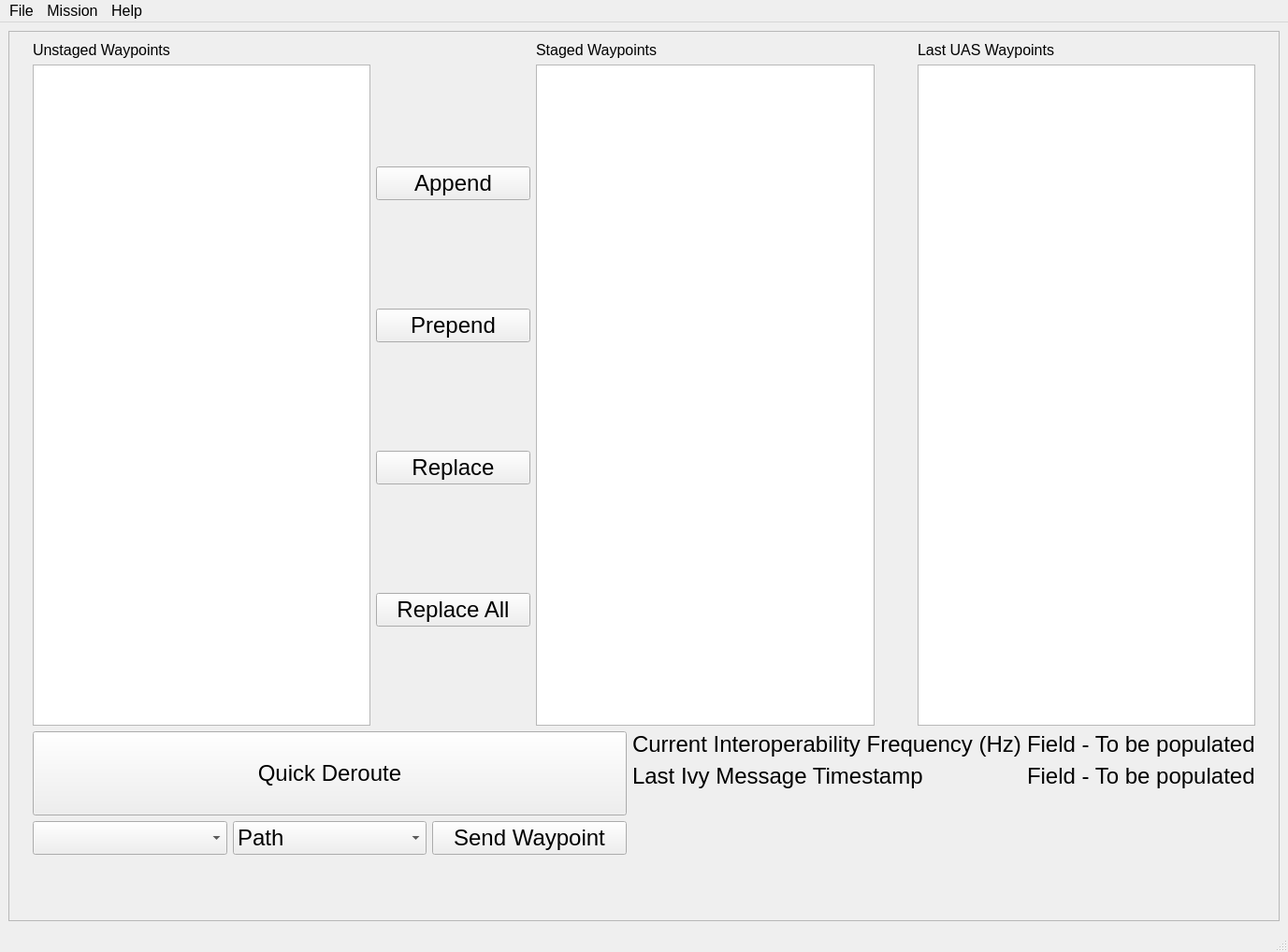
<?xml version="1.0" encoding="UTF-8"?>
<ui version="4.0">
 <class>mainWindow</class>
 <widget class="QMainWindow" name="mainWindow">
  <property name="geometry">
   <rect>
    <x>0</x>
    <y>0</y>
    <width>1377</width>
    <height>1018</height>
   </rect>
  </property>
  <property name="font">
   <font>
    <pointsize>12</pointsize>
    <weight>50</weight>
    <bold>false</bold>
   </font>
  </property>
  <property name="windowTitle">
   <string>Mission Commander</string>
  </property>
  <property name="documentMode">
   <bool>false</bool>
  </property>
  <widget class="QWidget" name="centralwidget">
   <layout class="QVBoxLayout" name="verticalLayout">
    <item>
     <widget class="QScrollArea" name="scrollArea">
      <property name="sizePolicy">
       <sizepolicy hsizetype="Expanding" vsizetype="Expanding">
        <horstretch>0</horstretch>
        <verstretch>0</verstretch>
       </sizepolicy>
      </property>
      <property name="widgetResizable">
       <bool>true</bool>
      </property>
      <widget class="QWidget" name="scrollAreaWidgetContents">
       <property name="geometry">
        <rect>
         <x>0</x>
         <y>0</y>
         <width>1357</width>
         <height>949</height>
        </rect>
       </property>
       <layout class="QGridLayout" name="gridLayout_4">
        <item row="0" column="0">
         <spacer name="horizontalSpacer">
          <property name="orientation">
           <enum>Qt::Horizontal</enum>
          </property>
          <property name="sizeType">
           <enum>QSizePolicy::Maximum</enum>
          </property>
          <property name="sizeHint" stdset="0">
           <size>
            <width>16</width>
            <height>20</height>
           </size>
          </property>
         </spacer>
        </item>
        <item row="0" column="1">
         <layout class="QGridLayout" name="scrollAreaGrid">
          <item row="1" column="0">
           <layout class="QGridLayout" name="lowerPane">
            <item row="0" column="4">
             <layout class="QGridLayout" name="RightPlane">
              <item row="1" column="1">
               <widget class="QLabel" name="interopFreqDisplay">
                <property name="font">
                 <font>
                  <pointsize>18</pointsize>
                 </font>
                </property>
                <property name="autoFillBackground">
                 <bool>false</bool>
                </property>
                <property name="frameShadow">
                 <enum>QFrame::Sunken</enum>
                </property>
                <property name="text">
                 <string>Field - To be populated</string>
                </property>
               </widget>
              </item>
              <item row="2" column="0">
               <widget class="QLabel" name="ivyMessageTSLabel">
                <property name="font">
                 <font>
                  <pointsize>18</pointsize>
                 </font>
                </property>
                <property name="text">
                 <string>Last Ivy Message Timestamp</string>
                </property>
               </widget>
              </item>
              <item row="2" column="1">
               <widget class="QLabel" name="ivyMessageTSDisplay">
                <property name="font">
                 <font>
                  <pointsize>18</pointsize>
                 </font>
                </property>
                <property name="text">
                 <string>Field - To be populated</string>
                </property>
               </widget>
              </item>
              <item row="3" column="1">
               <layout class="QGridLayout" name="bottomRightBottomPane"/>
              </item>
              <item row="1" column="0">
               <widget class="QLabel" name="interopFreqDisplay_2">
                <property name="font">
                 <font>
                  <pointsize>18</pointsize>
                 </font>
                </property>
                <property name="text">
                 <string>Current Interoperability Frequency (Hz)</string>
                </property>
               </widget>
              </item>
              <item row="3" column="0">
               <spacer name="verticalSpacer_5">
                <property name="orientation">
                 <enum>Qt::Vertical</enum>
                </property>
                <property name="sizeType">
                 <enum>QSizePolicy::Maximum</enum>
                </property>
                <property name="sizeHint" stdset="0">
                 <size>
                  <width>20</width>
                  <height>131</height>
                 </size>
                </property>
               </spacer>
              </item>
             </layout>
            </item>
            <item row="0" column="3">
             <layout class="QGridLayout" name="leftLowerPane">
              <item row="0" column="0" colspan="3">
               <widget class="QPushButton" name="derouteButton">
                <property name="sizePolicy">
                 <sizepolicy hsizetype="Preferred" vsizetype="Preferred">
                  <horstretch>0</horstretch>
                  <verstretch>0</verstretch>
                 </sizepolicy>
                </property>
                <property name="font">
                 <font>
                  <family>Ubuntu</family>
                  <pointsize>18</pointsize>
                 </font>
                </property>
                <property name="text">
                 <string>Quick Deroute</string>
                </property>
               </widget>
              </item>
              <item row="2" column="2">
               <widget class="QPushButton" name="sendWaypointButton">
                <property name="sizePolicy">
                 <sizepolicy hsizetype="Preferred" vsizetype="Fixed">
                  <horstretch>0</horstretch>
                  <verstretch>0</verstretch>
                 </sizepolicy>
                </property>
                <property name="font">
                 <font>
                  <family>Ubuntu</family>
                  <pointsize>18</pointsize>
                  <italic>false</italic>
                 </font>
                </property>
                <property name="text">
                 <string>Send Waypoint</string>
                </property>
               </widget>
              </item>
              <item row="2" column="0">
               <widget class="QComboBox" name="waypointComboBox">
                <property name="sizePolicy">
                 <sizepolicy hsizetype="Preferred" vsizetype="Fixed">
                  <horstretch>0</horstretch>
                  <verstretch>0</verstretch>
                 </sizepolicy>
                </property>
                <property name="font">
                 <font>
                  <family>Ubuntu</family>
                  <pointsize>18</pointsize>
                 </font>
                </property>
               </widget>
              </item>
              <item row="2" column="1">
               <widget class="QComboBox" name="typeComboBox">
                <property name="sizePolicy">
                 <sizepolicy hsizetype="Preferred" vsizetype="Fixed">
                  <horstretch>0</horstretch>
                  <verstretch>0</verstretch>
                 </sizepolicy>
                </property>
                <property name="font">
                 <font>
                  <family>Ubuntu</family>
                  <pointsize>18</pointsize>
                  <italic>false</italic>
                 </font>
                </property>
                <item>
                 <property name="text">
                  <string>Path</string>
                 </property>
                </item>
                <item>
                 <property name="text">
                  <string>Circle</string>
                 </property>
                </item>
               </widget>
              </item>
              <item row="3" column="0">
               <spacer name="verticalSpacer_7">
                <property name="orientation">
                 <enum>Qt::Vertical</enum>
                </property>
                <property name="sizeType">
                 <enum>QSizePolicy::Maximum</enum>
                </property>
                <property name="sizeHint" stdset="0">
                 <size>
                  <width>20</width>
                  <height>61</height>
                 </size>
                </property>
               </spacer>
              </item>
             </layout>
            </item>
           </layout>
          </item>
          <item row="0" column="0">
           <layout class="QGridLayout" name="upperPane">
            <item row="1" column="1">
             <widget class="QListView" name="unstagedListView"/>
            </item>
            <item row="0" column="5">
             <widget class="QLabel" name="uasWaypointsLabel">
              <property name="font">
               <font>
                <family>Ubuntu</family>
                <pointsize>12</pointsize>
               </font>
              </property>
              <property name="text">
               <string>Last UAS Waypoints</string>
              </property>
             </widget>
            </item>
            <item row="1" column="4">
             <spacer name="horizontalSpacer_3">
              <property name="orientation">
               <enum>Qt::Horizontal</enum>
              </property>
              <property name="sizeType">
               <enum>QSizePolicy::Maximum</enum>
              </property>
              <property name="sizeHint" stdset="0">
               <size>
                <width>40</width>
                <height>20</height>
               </size>
              </property>
             </spacer>
            </item>
            <item row="1" column="3">
             <widget class="QListView" name="stagedlistView"/>
            </item>
            <item row="0" column="1">
             <widget class="QLabel" name="unstagedLabel">
              <property name="font">
               <font>
                <family>Ubuntu</family>
                <pointsize>12</pointsize>
               </font>
              </property>
              <property name="text">
               <string>Unstaged Waypoints</string>
              </property>
             </widget>
            </item>
            <item row="1" column="5">
             <widget class="QListView" name="uavListView"/>
            </item>
            <item row="0" column="2">
             <spacer name="horizontalSpacer_4">
              <property name="orientation">
               <enum>Qt::Horizontal</enum>
              </property>
              <property name="sizeType">
               <enum>QSizePolicy::Maximum</enum>
              </property>
              <property name="sizeHint" stdset="0">
               <size>
                <width>165</width>
                <height>20</height>
               </size>
              </property>
             </spacer>
            </item>
            <item row="0" column="3">
             <widget class="QLabel" name="stagedLabel">
              <property name="font">
               <font>
                <family>Ubuntu</family>
                <pointsize>12</pointsize>
               </font>
              </property>
              <property name="text">
               <string>Staged Waypoints</string>
              </property>
             </widget>
            </item>
            <item row="1" column="2">
             <layout class="QGridLayout" name="buttonScrollPane">
              <item row="7" column="1">
               <widget class="QPushButton" name="replaceAllButton">
                <property name="font">
                 <font>
                  <family>Ubuntu</family>
                  <pointsize>18</pointsize>
                 </font>
                </property>
                <property name="text">
                 <string>Replace All</string>
                </property>
               </widget>
              </item>
              <item row="2" column="1">
               <spacer name="verticalSpacer_3">
                <property name="orientation">
                 <enum>Qt::Vertical</enum>
                </property>
                <property name="sizeType">
                 <enum>QSizePolicy::Maximum</enum>
                </property>
                <property name="sizeHint" stdset="0">
                 <size>
                  <width>20</width>
                  <height>40</height>
                 </size>
                </property>
               </spacer>
              </item>
              <item row="3" column="1">
               <widget class="QPushButton" name="prependButton">
                <property name="font">
                 <font>
                  <family>Ubuntu</family>
                  <pointsize>18</pointsize>
                 </font>
                </property>
                <property name="text">
                 <string>Prepend</string>
                </property>
               </widget>
              </item>
              <item row="5" column="1">
               <widget class="QPushButton" name="replaceButton">
                <property name="font">
                 <font>
                  <family>Ubuntu</family>
                  <pointsize>18</pointsize>
                  <italic>false</italic>
                 </font>
                </property>
                <property name="text">
                 <string>Replace</string>
                </property>
               </widget>
              </item>
              <item row="4" column="1">
               <spacer name="verticalSpacer_2">
                <property name="orientation">
                 <enum>Qt::Vertical</enum>
                </property>
                <property name="sizeType">
                 <enum>QSizePolicy::Maximum</enum>
                </property>
                <property name="sizeHint" stdset="0">
                 <size>
                  <width>20</width>
                  <height>40</height>
                 </size>
                </property>
               </spacer>
              </item>
              <item row="0" column="1">
               <spacer name="verticalSpacer_4">
                <property name="orientation">
                 <enum>Qt::Vertical</enum>
                </property>
                <property name="sizeType">
                 <enum>QSizePolicy::Maximum</enum>
                </property>
                <property name="sizeHint" stdset="0">
                 <size>
                  <width>20</width>
                  <height>39</height>
                 </size>
                </property>
               </spacer>
              </item>
              <item row="8" column="1">
               <spacer name="verticalSpacer">
                <property name="orientation">
                 <enum>Qt::Vertical</enum>
                </property>
                <property name="sizeType">
                 <enum>QSizePolicy::Minimum</enum>
                </property>
                <property name="sizeHint" stdset="0">
                 <size>
                  <width>20</width>
                  <height>33</height>
                 </size>
                </property>
               </spacer>
              </item>
              <item row="1" column="1">
               <widget class="QPushButton" name="appendButton">
                <property name="font">
                 <font>
                  <family>Ubuntu</family>
                  <pointsize>18</pointsize>
                 </font>
                </property>
                <property name="text">
                 <string>Append</string>
                </property>
               </widget>
              </item>
              <item row="6" column="1">
               <spacer name="verticalSpacer_6">
                <property name="orientation">
                 <enum>Qt::Vertical</enum>
                </property>
                <property name="sizeType">
                 <enum>QSizePolicy::Maximum</enum>
                </property>
                <property name="sizeHint" stdset="0">
                 <size>
                  <width>20</width>
                  <height>40</height>
                 </size>
                </property>
               </spacer>
              </item>
             </layout>
            </item>
           </layout>
          </item>
         </layout>
        </item>
        <item row="0" column="2">
         <spacer name="horizontalSpacer_2">
          <property name="orientation">
           <enum>Qt::Horizontal</enum>
          </property>
          <property name="sizeType">
           <enum>QSizePolicy::Maximum</enum>
          </property>
          <property name="sizeHint" stdset="0">
           <size>
            <width>16</width>
            <height>20</height>
           </size>
          </property>
         </spacer>
        </item>
       </layout>
      </widget>
     </widget>
    </item>
   </layout>
  </widget>
  <widget class="QMenuBar" name="menuBar">
   <property name="geometry">
    <rect>
     <x>0</x>
     <y>0</y>
     <width>1377</width>
     <height>26</height>
    </rect>
   </property>
   <property name="autoFillBackground">
    <bool>false</bool>
   </property>
   <widget class="QMenu" name="menuFile">
    <property name="title">
     <string>File</string>
    </property>
    <addaction name="actionClose"/>
    <addaction name="actionImport"/>
    <addaction name="actionClose_2"/>
    <addaction name="actionClose_Project"/>
    <addaction name="actionExit_Program"/>
   </widget>
   <widget class="QMenu" name="menuMission">
    <property name="title">
     <string>Mission</string>
    </property>
    <addaction name="actionTask"/>
   </widget>
   <widget class="QMenu" name="menuHelp">
    <property name="title">
     <string>Help</string>
    </property>
    <addaction name="actionDocumentation"/>
   </widget>
   <addaction name="menuFile"/>
   <addaction name="menuMission"/>
   <addaction name="menuHelp"/>
  </widget>
  <widget class="QStatusBar" name="statusbar"/>
  <action name="actionTask">
   <property name="text">
    <string>Task</string>
   </property>
  </action>
  <action name="actionDocumentation">
   <property name="text">
    <string>Documentation</string>
   </property>
  </action>
  <action name="actionClose">
   <property name="text">
    <string>Open Project</string>
   </property>
  </action>
  <action name="actionImport">
   <property name="text">
    <string>Save Project</string>
   </property>
  </action>
  <action name="actionClose_2">
   <property name="text">
    <string>Import Project</string>
   </property>
  </action>
  <action name="actionClose_Project">
   <property name="text">
    <string>Close Project</string>
   </property>
  </action>
  <action name="actionExit_Program">
   <property name="text">
    <string>Exit Program</string>
   </property>
  </action>
 </widget>
 <resources/>
 <connections/>
</ui>
